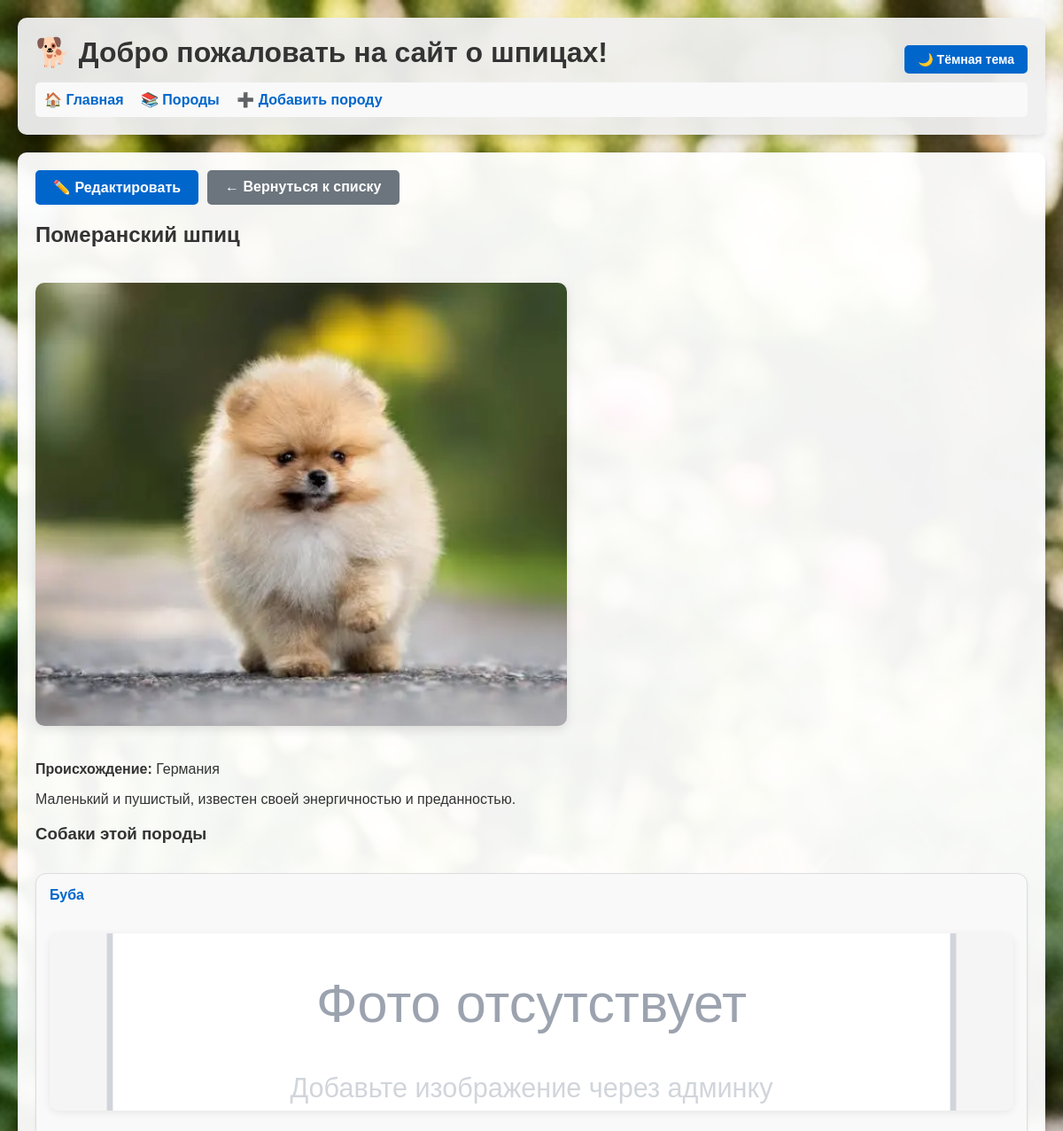
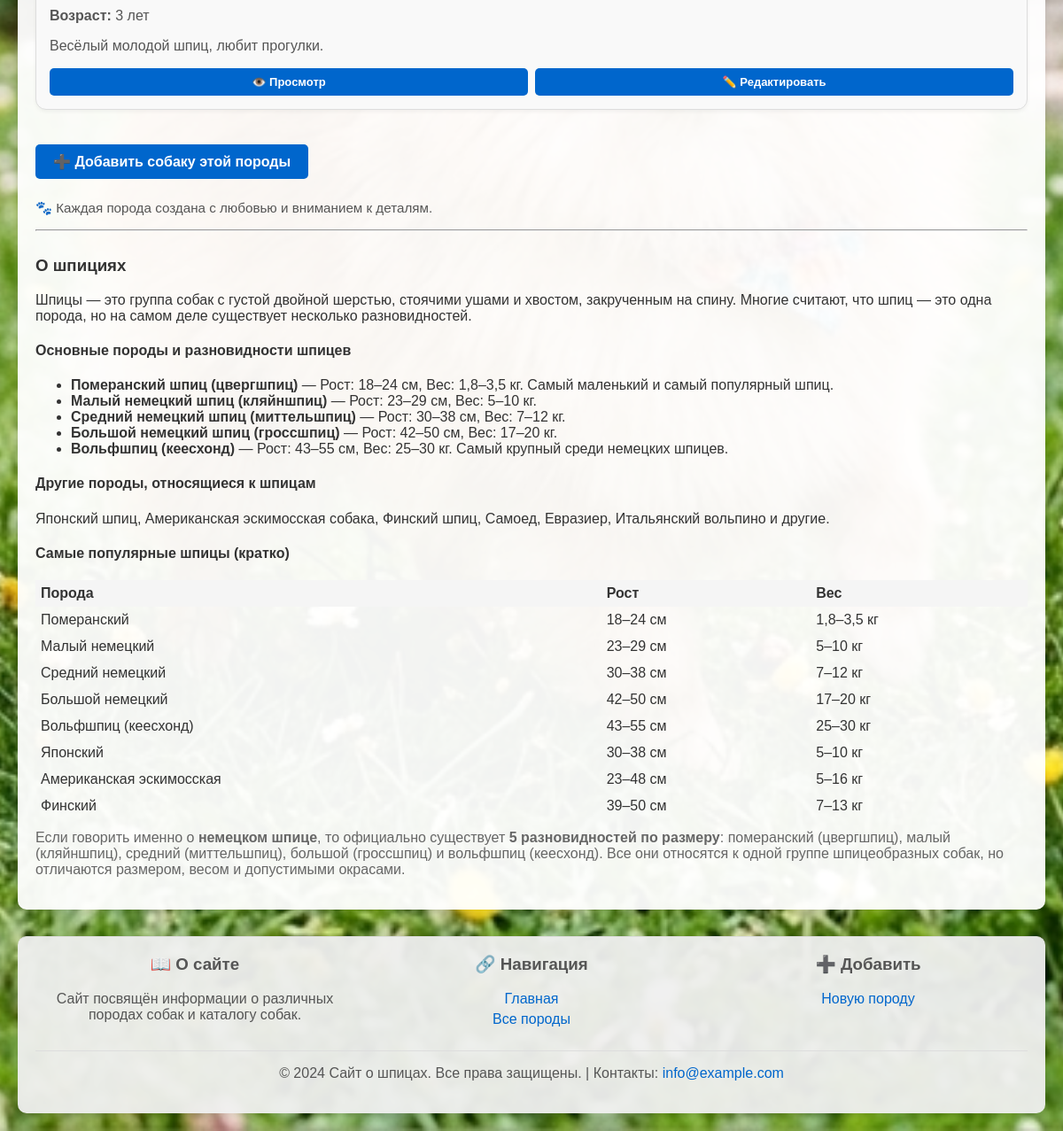
The page /breed/2/ on the database its author committed (2 pictures, top to bottom).
### Shpic_Grumming/models.py (models this page shows, shortened)
class Breed(models.Model):
    name = models.CharField(max_length=100, verbose_name="Название породы")
    description = models.TextField(verbose_name="Описание")
    origin = models.CharField(max_length=100, verbose_name="Происхождение")
    image = models.ImageField(upload_to='breeds/', blank=True, null=True, verbose_name="Фото породы")
    class Meta:
        verbose_name = "Порода"
        verbose_name_plural = "Породы"

class Dog(models.Model):
    name = models.CharField(max_length=100, verbose_name="Имя собаки")
    breed = models.ForeignKey(Breed, on_delete=models.CASCADE, verbose_name="Порода")
    age = models.IntegerField(verbose_name="Возраст")
    description = models.TextField(verbose_name="Описание")
    image = models.ImageField(upload_to='dogs/', blank=True, null=True, verbose_name="Фото собаки")
    owner = models.ForeignKey('auth.User', on_delete=models.CASCADE, verbose_name="Владелец", default=1)
    class Meta:
        verbose_name = "Собака"
        verbose_name_plural = "Собаки"

### Shpic_Grumming/views.py (the view)
# urls.py: path('breed/<int:breed_id>/', views.BreedDetailView.as_view(), name='breed_detail'),
class BreedDetailView(DetailView):
    model = Breed
    template_name = 'breed_detail.html'
    context_object_name = 'breed'
    pk_url_kwarg = 'breed_id'
    def get_context_data(self, **kwargs):
        context = super().get_context_data(**kwargs)
        context['dogs'] = Dog.objects.filter(breed=self.object)
        return context

### Shpic_Grumming/templates/breed_detail.html (shortened to what this page needs)
{% extends 'base.html' %}
{% load static %}
{% block content %}
<div class="button-group" style="margin-bottom: 20px;">
    <a href="{% url 'breed_update' breed_id=breed.id %}" class="btn">✏️ Редактировать</a>
    <a href="{% url 'breed_list' %}" class="btn btn-secondary">← Вернуться к списку</a>
</div>
<h2>{{ breed.name }}</h2>
<img src="{% if breed.image %}{{ breed.image.url }}{% else %}{% static 'placeholder.svg' %}{% endif %}" alt="{{ breed.name }}" class="detail-image">
<p><strong>Происхождение:</strong> {{ breed.origin }}</p>
<p>{{ breed.description }}</p>
<h3>Собаки этой породы</h3>
<div class="card-grid">
{% for dog in dogs %}
<div class="breed card">
    <h4><a href="{% url 'dog_detail' dog.id %}">{{ dog.name }}</a></h4>
    <img src="{% if dog.image %}{{ dog.image.url }}{% else %}{% static 'placeholder.svg' %}{% endif %}" alt="{{ dog.name }}">
    <p><strong>Возраст:</strong> {{ dog.age }} лет</p>
    <p>{{ dog.description|truncatechars:100 }}</p>
    <div class="breed-actions">
        <a href="{% url 'dog_detail' dog.id %}">👁️ Просмотр</a>
        <a href="{% url 'dog_update' dog_id=dog.id %}">✏️ Редактировать</a>
    </div>
</div>
{% empty %}
<p>Собак этой породы пока нет.</p>
{% endfor %}
</div>
<p style="margin-top: 24px;"><a href="{% url 'dog_create' breed_id=breed.id %}" class="btn" style="display: inline-block;">➕ Добавить собаку этой породы</a></p>
<p style="margin-top: 24px; color: #555; font-size: 0.95rem;">🐾 Каждая порода создана с любовью и вниманием к деталям.</p>
<hr>
<section style="margin-top: 28px; color: #333;">
    <h3>О шпициях</h3>
    <p>Шпицы — это группа собак с густой двойной шерстью, стоячими ушами и хвостом, закрученным на спину. Многие считают, что шпиц — это одна порода, но на самом деле существует несколько разновидностей.</p>
    <h4>Основные породы и разновидности шпицев</h4>
    <ul>
        <li><strong>Померанский шпиц (цвергшпиц)</strong> — Рост: 18–24 см, Вес: 1,8–3,5 кг. Самый маленький и самый популярный шпиц.</li>
        <li><strong>Малый немецкий шпиц (кляйншпиц)</strong> — Рост: 23–29 см, Вес: 5–10 кг.</li>
        <li><strong>Средний немецкий шпиц (миттельшпиц)</strong> — Рост: 30–38 см, Вес: 7–12 кг.</li>
        <li><strong>Большой немецкий шпиц (гроссшпиц)</strong> — Рост: 42–50 см, Вес: 17–20 кг.</li>
        <li><strong>Вольфшпиц (кеесхонд)</strong> — Рост: 43–55 см, Вес: 25–30 кг. Самый крупный среди немецких шпицев.</li>
    </ul>
    <h4>Другие породы, относящиеся к шпицам</h4>
    <p>Японский шпиц, Американская эскимосская собака, Финский шпиц, Самоед, Евразиер, Итальянский вольпино и другие.</p>
    <h4>Самые популярные шпицы (кратко)</h4>
    <table style="width:100%; border-collapse: collapse;">
        <tr style="background:#f5f5f5;"><th style="text-align:left; padding:6px;">Порода</th><th style="text-align:left; padding:6px;">Рост</th><th style="text-align:left; padding:6px;">Вес</th></tr>
        <tr><td style="padding:6px;">Померанский</td><td style="padding:6px;">18–24 см</td><td style="padding:6px;">1,8–3,5 кг</td></tr>
        <tr><td style="padding:6px;">Малый немецкий</td><td style="padding:6px;">23–29 см</td><td style="padding:6px;">5–10 кг</td></tr>
        <tr><td style="padding:6px;">Средний немецкий</td><td style="padding:6px;">30–38 см</td><td style="padding:6px;">7–12 кг</td></tr>
        <tr><td style="padding:6px;">Большой немецкий</td><td style="padding:6px;">42–50 см</td><td style="padding:6px;">17–20 кг</td></tr>
        <tr><td style="padding:6px;">Вольфшпиц (кеесхонд)</td><td style="padding:6px;">43–55 см</td><td style="padding:6px;">25–30 кг</td></tr>
        <tr><td style="padding:6px;">Японский</td><td style="padding:6px;">30–38 см</td><td style="padding:6px;">5–10 кг</td></tr>
        <tr><td style="padding:6px;">Американская эскимосская</td><td style="padding:6px;">23–48 см</td><td style="padding:6px;">5–16 кг</td></tr>
        <tr><td style="padding:6px;">Финский</td><td style="padding:6px;">39–50 см</td><td style="padding:6px;">7–13 кг</td></tr>
    </table>
    <p style="margin-top:12px; color:#666;">Если говорить именно о <strong>немецком шпице</strong>, то официально существует <strong>5 разновидностей по размеру</strong>: померанский (цвергшпиц), малый (кляйншпиц), средний (миттельшпиц), большой (гроссшпиц) и вольфшпиц (кеесхонд). Все они относятся к одной группе шпицеобразных собак, но отличаются размером, весом и допустимыми окрасами.</p>
</section>
{% endblock %}

### Shpic_Grumming/static/css/styles.css (style rules this page uses)
:root { --bg-body: #ffffff; --bg-header: rgba(240, 240, 240, 0.95); --bg-content: rgba(255, 255, 255, 0.95); --bg-card: #f9f9f9; --text-primary: #333; --text-secondary: #555; --border-color: #ddd; --link-color: #0066cc; --shadow: rgba(0, 0, 0, 0.1); --shadow-light: rgba(0,0,0,0.05); --shadow-card: rgba(0,0,0,0.08); }
body { font-family: Arial, sans-serif; margin: 0; padding: 20px; background-image: url("../background.png"); background-size: cover; background-repeat: no-repeat; background-attachment: fixed; background-position: center; background-color: var(--bg-body); color: var(--text-primary); transition: background-color 0.3s, color 0.3s; }
.breed { border: 1px solid var(--border-color); margin: 15px 0; padding: 15px; border-radius: 12px; background-color: var(--bg-card); box-shadow: 0 2px 4px var(--shadow-light); }
.card-grid { display: grid; grid-template-columns: repeat(auto-fit, minmax(280px, 1fr)); gap: 16px; }
.breed h3, .breed h4 { margin-top: 0; color: var(--text-primary); }
.breed img { width: 100%; max-width: 100%; height: 200px; border-radius: 10px; margin: 12px 0; box-shadow: 0 2px 8px var(--shadow-card); object-fit: cover; }
.detail-image { max-width: 600px; max-height: 500px; width: 100%; height: auto; border-radius: 10px; margin: 20px 0; box-shadow: 0 4px 12px var(--shadow); object-fit: cover; }
.breed a { color: var(--link-color); text-decoration: none; font-weight: bold; }
.breed p { color: var(--text-secondary); }
.breed-actions { display: flex; gap: 8px; margin-top: 12px; }
.breed-actions a { flex: 1; padding: 8px 12px; background-color: var(--link-color); color: white; text-decoration: none; border-radius: 5px; font-size: 13px; text-align: center; transition: opacity 0.3s; cursor: pointer; }
.button-group { display: flex; gap: 10px; margin-bottom: 20px; flex-wrap: wrap; }
.btn { background-color: var(--link-color); color: white; padding: 10px 20px; border: none; border-radius: 5px; cursor: pointer; text-decoration: none; font-weight: bold; display: inline-block; transition: opacity 0.3s; }
.btn-secondary { background-color: #6c757d; }

### rows shown on the page
Breed: name "Померанский шпиц", image (picture), origin "Германия", description "Маленький и пушистый, известен своей энергичностью и преданностью."
Dog: name "Буба", age "3", description "Весёлый молодой шпиц, любит прогулки."
